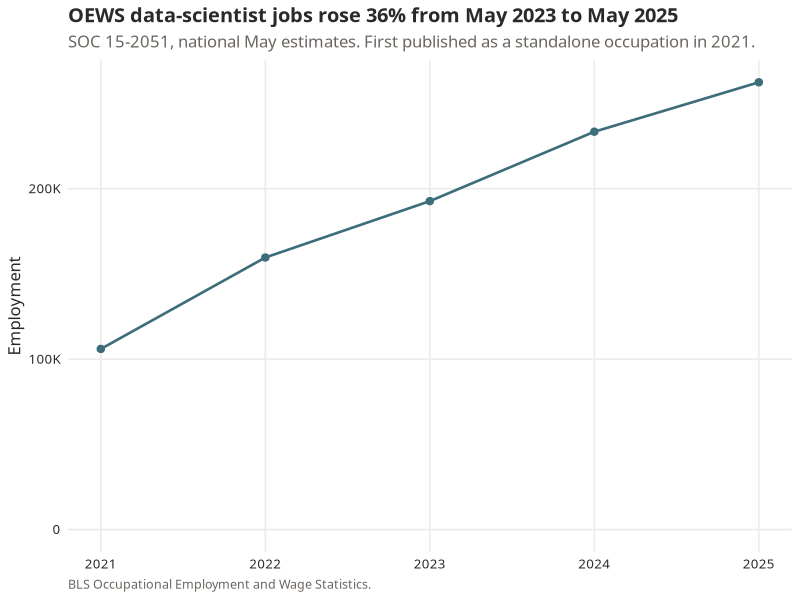
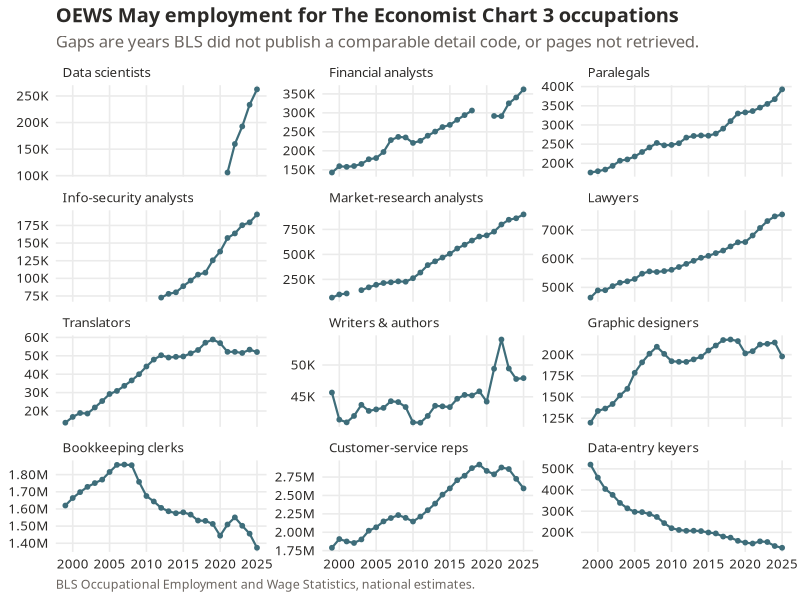
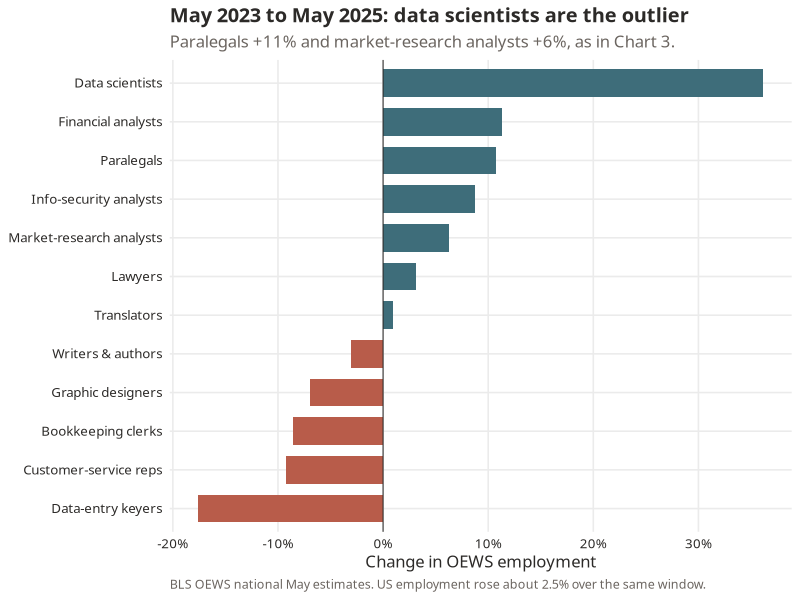

Generate these figures, in order, with R:
library(dplyr)
library(readr)
library(ggplot2)
library(scales)
library(tidyr)

notebook_dir <- {
  csv <- "oews_occupations.csv"
  ofile <- Filter(Negate(is.null), lapply(sys.frames(), `[[`, "ofile"))
  candidates <- c(
    getwd(),
    file.path(getwd(), "notebooks", "data_scientist_employment"),
    if (length(ofile)) dirname(ofile[[1]])
  )
  found <- candidates[file.exists(file.path(candidates, csv))]
  if (!length(found)) {
    stop("Cannot find oews_occupations.csv from ", getwd())
  }
  normalizePath(found[[1]])
}
setwd(notebook_dir)
dir.create("plots", showWarnings = FALSE)

occupations <- c(
  "Data scientists",
  "Financial analysts",
  "Paralegals",
  "Info-security analysts",
  "Market-research analysts",
  "Lawyers",
  "Translators",
  "Writers & authors",
  "Graphic designers",
  "Bookkeeping clerks",
  "Customer-service reps",
  "Data-entry keyers"
)

oews <- read_csv("oews_occupations.csv", show_col_types = FALSE) |>
  filter(occupation %in% occupations) |>
  mutate(occupation = factor(occupation, levels = occupations))

# Insert NA years so ggplot does not draw a line across classification gaps.
oews_plot <- oews |>
  complete(occupation, year = min(year):max(year))

ink <- "#2C2A28"
teal <- "#3E6D7A"
muted <- "#6B6560"

theme_note <- function() {
  theme_minimal(base_family = "Avenir Next", base_size = 12) +
    theme(
      plot.title = element_text(face = "bold", colour = ink, hjust = 0),
      plot.subtitle = element_text(colour = muted, hjust = 0),
      plot.caption = element_text(colour = muted, hjust = 0, size = 9),
      panel.grid.minor = element_blank(),
      strip.text = element_text(hjust = 0, colour = ink),
      axis.text = element_text(colour = ink),
      axis.title = element_text(colour = ink)
    )
}

oews

change <- oews |>
  filter(year %in% c(2023, 2025)) |>
  select(occupation, year, employment) |>
  pivot_wider(names_from = year, values_from = employment, names_prefix = "y") |>
  mutate(change_pct = 100 * (y2025 / y2023 - 1)) |>
  arrange(desc(change_pct))

change

ds <- oews |> filter(occupation == "Data scientists")
y2023 <- ds$employment[ds$year == 2023]
y2025 <- ds$employment[ds$year == 2025]

p_ds <- ggplot(ds, aes(year, employment)) +
  geom_line(colour = teal, linewidth = 0.9) +
  geom_point(colour = teal, size = 2.2) +
  scale_x_continuous(breaks = ds$year) +
  scale_y_continuous(labels = label_number(scale_cut = cut_short_scale()),
                     limits = c(0, NA)) +
  labs(
    title = sprintf(
      "OEWS data-scientist jobs rose %.0f%% from May 2023 to May 2025",
      100 * (y2025 / y2023 - 1)
    ),
    subtitle = "SOC 15-2051, national May estimates. First published as a standalone occupation in 2021.",
    x = NULL,
    y = "Employment",
    caption = "BLS Occupational Employment and Wage Statistics."
  ) +
  theme_note()
ggsave(file.path(notebook_dir, "plots", "data_scientists.png"), p_ds,
       width = 9.2, height = 5.2, dpi = 150)

p_facet <- ggplot(oews_plot, aes(year, employment)) +
  geom_line(colour = teal, linewidth = 0.75) +
  geom_point(colour = teal, size = 1.3, na.rm = TRUE) +
  facet_wrap(~occupation, scales = "free_y", ncol = 3) +
  scale_x_continuous(breaks = c(2000, 2005, 2010, 2015, 2020, 2025)) +
  scale_y_continuous(labels = label_number(scale_cut = cut_short_scale())) +
  labs(
    title = "OEWS May employment for The Economist Chart 3 occupations",
    subtitle = "Gaps are years BLS did not publish a comparable detail code, or pages not retrieved.",
    x = NULL,
    y = NULL,
    caption = "BLS Occupational Employment and Wage Statistics, national estimates."
  ) +
  theme_note()
ggsave(file.path(notebook_dir, "plots", "facet.png"), p_facet,
       width = 9.5, height = 8.8, dpi = 150)

p_change <- change |>
  mutate(occupation = factor(occupation, levels = rev(occupation))) |>
  ggplot(aes(change_pct, occupation, fill = change_pct > 0)) +
  geom_col(width = 0.72) +
  geom_vline(xintercept = 0, colour = ink, linewidth = 0.35) +
  scale_fill_manual(values = c("#B85C4A", teal), guide = "none") +
  scale_x_continuous(labels = label_number(suffix = "%")) +
  labs(
    title = "May 2023 to May 2025: data scientists are the outlier",
    subtitle = "Paralegals +11% and market-research analysts +6%, as in Chart 3.",
    x = "Change in OEWS employment",
    y = NULL,
    caption = "BLS OEWS national May estimates. US employment rose about 2.5% over the same window."
  ) +
  theme_note()
ggsave(file.path(notebook_dir, "plots", "change_2023_2025.png"), p_change,
       width = 9.2, height = 5.6, dpi = 150)
